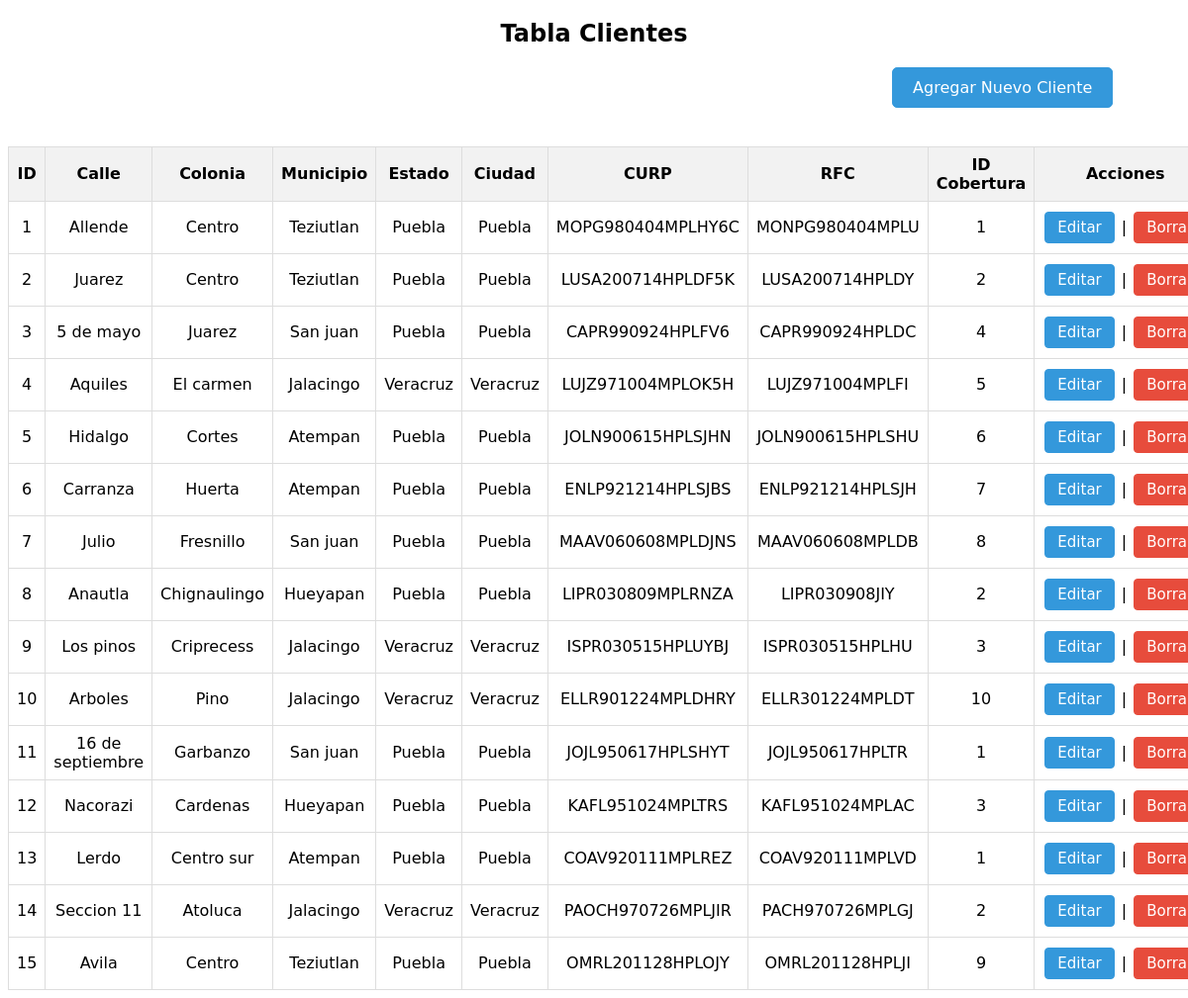
Screenshot of /ProyectoMetlife/Clientes.php with the database file from the repository.
### tables this page shows
create table clientes(
	id int not null,
	index (id),
	calle varchar(50) not null,
	colonia varchar(50) not null,
	municipio varchar(50) not null,
	estado varchar(50) not null, 
	ciudad varchar(50) not null,
	CURP varchar(30) not null unique,
	RFC varchar(20) not null unique,
	idCobertura int not null,
	created_at datetime,
	updated_at datetime null,
	deleted_at datetime null,
	index (idCobertura),
	foreign key(idCobertura) references coberturas(id),
	foreign key(id) references userinfo(id),
	primary key(id)
);

### ProyectoMetlife/Clientes.php (the view, shortened to what this page needs)
<?php
include 'conexion.php';
?>
<!DOCTYPE html>
<html lang="en">
<head>
</head>
<body>
<?php
$sql = "SELECT * FROM clientes";
$result = $conn->query($sql);
echo "<h2>Tabla Clientes</h2>";
echo "<a href='agregar_cliente.php' class='button-link'>Agregar Nuevo Cliente</a><br><br>";
echo "<table>
<tr>
<th>ID</th>
<th>Calle</th>
<th>Colonia</th>
<th>Municipio</th>
<th>Estado</th>
<th>Ciudad</th>
<th>CURP</th>
<th>RFC</th>
<th>ID Cobertura</th>
<th>Acciones</th>
</tr>";
while ($row = $result->fetch_assoc()) {
    echo "<tr>
    <td>{$row['id']}</td>
    <td>{$row['calle']}</td>
    <td>{$row['colonia']}</td>
    <td>{$row['municipio']}</td>
    <td>{$row['estado']}</td>
    <td>{$row['ciudad']}</td>
    <td>{$row['CURP']}</td>
    <td>{$row['RFC']}</td>
    <td>{$row['idCobertura']}</td>
     <td class='actions'>
        <a class='edit-btn' href='editar_cliente.php?id={$row['id']}'>Editar</a>
        |
        <form method='post' action='borrar_cliente.php' style='display:inline;'>
            <input type='hidden' name='id' value='{$row['id']}'>
            <input class='delete-btn' type='submit' value='Borrar' onclick='return confirm(\"¿Estás seguro de borrar este cliente?\")'>
        </form>
    </td>
    </tr>";
}
echo "</table>";
?>
</body>
</html>

### ProyectoMetlife/Clientes.php (style rules this page uses)
body { font-family: "DejaVu Sans"; }
table { width: 100%; border-collapse: collapse; margin-top: 20px; }
th, td { border: 1px solid #dddddd; text-align: center; padding: 8px; }
th { background-color: #f2f2f2; }
.actions { white-space: nowrap; width: 1%; }
.edit-btn { display: inline-block; padding: 6px 12px; margin: 2px; font-family: "DejaVu Sans"; text-decoration: none; background-color: #3498db; color: #ffffff; border: 1px solid #3498db; border-radius: 4px; cursor: pointer; font-size: 15px; }
.delete-btn { background-color: #e74c3c; border: 1px solid #e74c3c; font-family: "DejaVu Sans"; display: inline-block; padding: 6px 12px; margin: 2px; text-decoration: none; color: #ffffff; border-radius: 4px; font-size: 15px; }
h2 { text-align: center; }
.button-link { display: inline-block; padding: 10px 20px; font-size: 16px; text-align: center; text-decoration: none; background-color: #3498db; color: white; border: 1px solid #3498db; border-radius: 5px; cursor: pointer; transition: background-color 0.3s ease; transform: translate(400%, 0%); }

### rows the page displays
clientes: id "1", calle "Allende", colonia "Centro", municipio "Teziutlan", estado "Puebla", ciudad "Puebla", CURP "MOPG980404MPLHY6C", RFC "MONPG980404MPLU", idCobertura "1"
clientes: id "2", calle "Juarez", colonia "Centro", municipio "Teziutlan", estado "Puebla", ciudad "Puebla", CURP "LUSA200714HPLDF5K", RFC "LUSA200714HPLDY", idCobertura "2"
clientes: id "3", calle "5 de mayo", colonia "Juarez", municipio "San juan", estado "Puebla", ciudad "Puebla", CURP "CAPR990924HPLFV6", RFC "CAPR990924HPLDC", idCobertura "4"
clientes: id "4", calle "Aquiles", colonia "El carmen", municipio "Jalacingo", estado "Veracruz", ciudad "Veracruz", CURP "LUJZ971004MPLOK5H", RFC "LUJZ971004MPLFI", idCobertura "5"
clientes: id "5", calle "Hidalgo", colonia "Cortes", municipio "Atempan", estado "Puebla", ciudad "Puebla", CURP "JOLN900615HPLSJHN", RFC "JOLN900615HPLSHU", idCobertura "6"
clientes: id "6", calle "Carranza", colonia "Huerta", municipio "Atempan", estado "Puebla", ciudad "Puebla", CURP "ENLP921214HPLSJBS", RFC "ENLP921214HPLSJH", idCobertura "7"
clientes: id "7", calle "Julio", colonia "Fresnillo", municipio "San juan", estado "Puebla", ciudad "Puebla", CURP "MAAV060608MPLDJNS", RFC "MAAV060608MPLDB", idCobertura "8"
clientes: id "8", calle "Anautla", colonia "Chignaulingo", municipio "Hueyapan", estado "Puebla", ciudad "Puebla", CURP "LIPR030809MPLRNZA", RFC "LIPR030908JIY", idCobertura "2"
clientes: id "9", calle "Los pinos", colonia "Criprecess", municipio "Jalacingo", estado "Veracruz", ciudad "Veracruz", CURP "ISPR030515HPLUYBJ", RFC "ISPR030515HPLHU", idCobertura "3"
clientes: id "10", calle "Arboles", colonia "Pino", municipio "Jalacingo", estado "Veracruz", ciudad "Veracruz", CURP "ELLR901224MPLDHRY", RFC "ELLR301224MPLDT", idCobertura "10"
clientes: id "11", calle "16 de septiembre", colonia "Garbanzo", municipio "San juan", estado "Puebla", ciudad "Puebla", CURP "JOJL950617HPLSHYT", RFC "JOJL950617HPLTR", idCobertura "1"
clientes: id "12", calle "Nacorazi", colonia "Cardenas", municipio "Hueyapan", estado "Puebla", ciudad "Puebla", CURP "KAFL951024MPLTRS", RFC "KAFL951024MPLAC", idCobertura "3"
clientes: id "13", calle "Lerdo", colonia "Centro sur", municipio "Atempan", estado "Puebla", ciudad "Puebla", CURP "COAV920111MPLREZ", RFC "COAV920111MPLVD", idCobertura "1"
clientes: id "14", calle "Seccion 11", colonia "Atoluca", municipio "Jalacingo", estado "Veracruz", ciudad "Veracruz", CURP "PAOCH970726MPLJIR", RFC "PACH970726MPLGJ", idCobertura "2"
clientes: id "15", calle "Avila", colonia "Centro", municipio "Teziutlan", estado "Puebla", ciudad "Puebla", CURP "OMRL201128HPLOJY", RFC "OMRL201128HPLJI", idCobertura "9"
